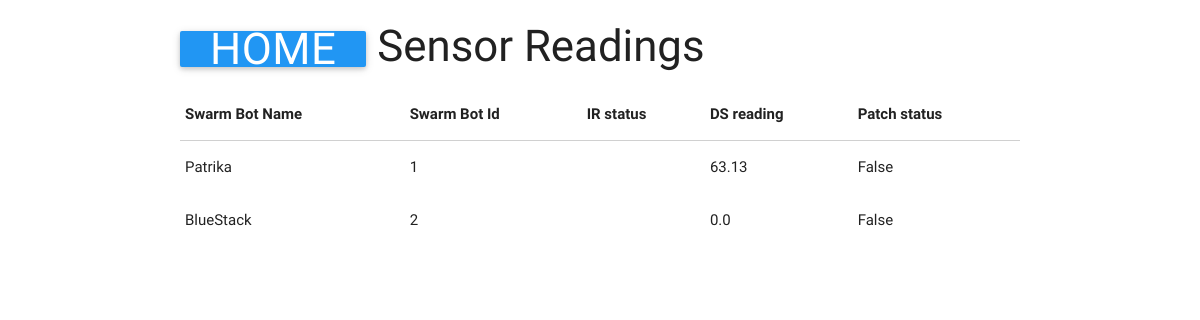
/sensors/, run on an earlier commit of the app's database.
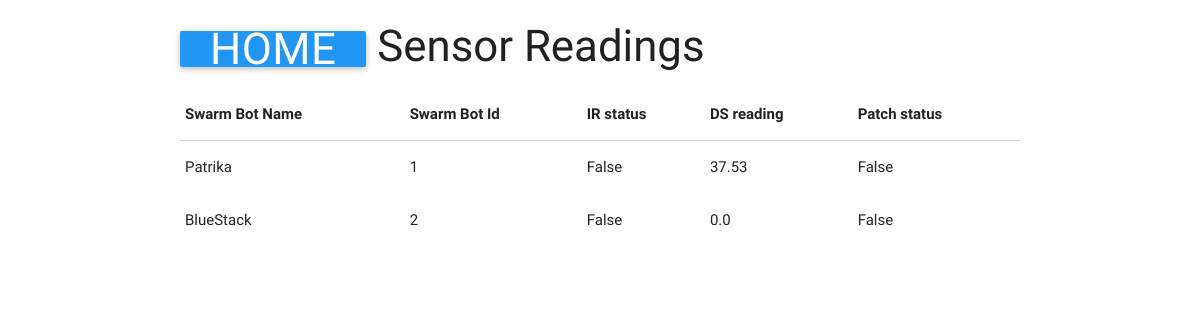
And on a later commit of the database.
### bot/models.py (models this page shows, shortened)
class SwarmBot(models.Model):
    swarmBotId = models.AutoField(primary_key=True)
    swarmBotName = models.CharField(max_length=50)
    patchStatus = models.BooleanField(default=False)
    row = models.IntegerField(blank=True,null=True)
    col = models.IntegerField(blank=True,null=True)

class DS(models.Model):
    swarmBot = models.OneToOneField(SwarmBot)
    dsId = models.IntegerField()
    reading = models.FloatField()

class IR(models.Model):
    swarmBot = models.OneToOneField(SwarmBot)
    irId = models.IntegerField()
    reading = models.BooleanField(default=False)

### bot/views.py (the view)
# urls.py: url(r'^sensors/$', sensorView, name='sensorView'),
def sensorView(request):
    template_name = 'sensor.html'
    context = {
        'swarmBots':SwarmBot.objects.all()
    }
    return render(request,template_name,context)

### templates/sensor.html (shortened to what this page needs)
<!DOCTYPE html>
<html lang="en">
<head>
  <link rel="stylesheet" href="/static/css/materialize.min.css">
</head>
<body>
  <div class="container">
    <div>
  <h3>
    <a href="/" class="btn waves-effect waves-light blue">Home</a>
    Sensor Readings
  </h3>
  <table>
        <thead>
          <tr>
              <th data-field="id">Swarm Bot Name</th>
              <th data-field="name">Swarm Bot Id</th>
              <th data-field="price">IR status</th>
              <th data-field="price">DS reading</th>
              <th data-field="price">Patch status</th>
          </tr>
        </thead>
        <tbody>
          {% for swarmBot in swarmBots %}
          <tr>
            <td>{{swarmBot.swarmBotName}}</td>
            <td>{{swarmBot.swarmBotId}}</td>
            <td id="ir_{{forloop.counter}}">{{swarmBot.ir.reading}}</td>
            <td id="ds_{{forloop.counter}}"> {{ swarmBot.ds.reading }}</td>
            <td id="patchStatus_{{forloop.counter}}">{{swarmBot.patchStatus}}</td>
          </tr>
        {% endfor %}
      </tbody>
      </table>
      <br><br>
    </div>
  </div>
    <div class="row">
    <div class="col s4">
    </div>
</body>
</html>

What changed in the data, as far as the page shows it:
changed SwarmBot "Patrika": ir.reading (not shown) → "False"; ds.reading "63.13" → "37.53"
changed SwarmBot "BlueStack": ir.reading (not shown) → "False"
